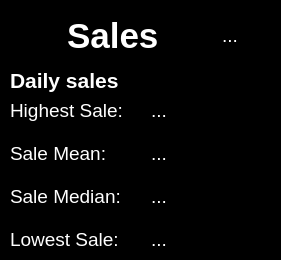
                <widget class="QWidget" name="widget_6" native="true">
                 <property name="minimumSize">
                  <size>
                   <width>261</width>
                   <height>131</height>
                  </size>
                 </property>
                 <property name="styleSheet">
                  <string notr="true">QWidget{
	background-color: black;
	border-radius: 10px;
}

</string>
                 </property>
                 <widget class="QWidget" name="">
                  <property name="geometry">
                   <rect>
                    <x>10</x>
                    <y>10</y>
                    <width>262</width>
                    <height>241</height>
                   </rect>
                  </property>
                  <layout class="QVBoxLayout" name="verticalLayout_20">
                   <item>
                    <layout class="QHBoxLayout" name="horizontalLayout_25">
                     <item>
                      <widget class="QLabel" name="label_28">
                       <property name="minimumSize">
                        <size>
                         <width>51</width>
                         <height>51</height>
                        </size>
                       </property>
                       <property name="maximumSize">
                        <size>
                         <width>51</width>
                         <height>51</height>
                        </size>
                       </property>
                       <property name="styleSheet">
                        <string notr="true">border: none;
background-color: none;</string>
                       </property>
                       <property name="text">
                        <string/>
                       </property>
                       <property name="pixmap">
                        <pixmap>../assets/icon/graph_13601119.png</pixmap>
                       </property>
                       <property name="scaledContents">
                        <bool>true</bool>
                       </property>
                      </widget>
                     </item>
                     <item>
                      <widget class="QLabel" name="label_29">
                       <property name="minimumSize">
                        <size>
                         <width>140</width>
                         <height>41</height>
                        </size>
                       </property>
                       <property name="font">
                        <font>
                         <family>Helvetica Neue</family>
                         <pointsize>26</pointsize>
                         <weight>75</weight>
                         <bold>true</bold>
                        </font>
                       </property>
                       <property name="styleSheet">
                        <string notr="true">color: White;
border: none;
background-color: none</string>
                       </property>
                       <property name="text">
                        <string>Sales</string>
                       </property>
                      </widget>
                     </item>
                     <item>
                      <widget class="QLabel" name="dashboard_total_sales_label">
                       <property name="minimumSize">
                        <size>
                         <width>50</width>
                         <height>0</height>
                        </size>
                       </property>
                       <property name="maximumSize">
                        <size>
                         <width>40</width>
                         <height>16777215</height>
                        </size>
                       </property>
                       <property name="font">
                        <font>
                         <pointsize>14</pointsize>
                        </font>
                       </property>
                       <property name="styleSheet">
                        <string notr="true">color: white; border: none; background-color: none;</string>
                       </property>
                       <property name="text">
                        <string>...</string>
                       </property>
                      </widget>
                     </item>
                    </layout>
                   </item>
                   <item>
                    <widget class="QLabel" name="label_35">
                     <property name="font">
                      <font>
                       <pointsize>16</pointsize>
                       <weight>75</weight>
                       <bold>true</bold>
                      </font>
                     </property>
                     <property name="styleSheet">
                      <string notr="true">color: white; border: none; background-color: none;</string>
                     </property>
                     <property name="text">
                      <string>Daily sales</string>
                     </property>
                    </widget>
                   </item>
                   <item>
                    <layout class="QVBoxLayout" name="verticalLayout_19">
                     <property name="spacing">
                      <number>20</number>
                     </property>
                     <item>
                      <layout class="QHBoxLayout" name="horizontalLayout_27">
                       <item>
                        <widget class="QLabel" name="label_32">
                         <property name="minimumSize">
                          <size>
                           <width>120</width>
                           <height>0</height>
                          </size>
                         </property>
                         <property name="font">
                          <font>
                           <pointsize>14</pointsize>
                          </font>
                         </property>
                         <property name="styleSheet">
                          <string notr="true">color: white; border: none; background-color: none;</string>
                         </property>
                         <property name="text">
                          <string>Highest Sale:</string>
                         </property>
                        </widget>
                       </item>
                       <item>
                        <widget class="QLabel" name="dashboard_highest_sale_label">
                         <property name="minimumSize">
                          <size>
                           <width>120</width>
                           <height>0</height>
                          </size>
                         </property>
                         <property name="font">
                          <font>
                           <pointsize>14</pointsize>
                          </font>
                         </property>
                         <property name="styleSheet">
                          <string notr="true">color: white; border: none; background-color: none;</string>
                         </property>
                         <property name="text">
                          <string>...</string>
                         </property>
                        </widget>
                       </item>
                      </layout>
                     </item>
                     <item>
                      <layout class="QHBoxLayout" name="horizontalLayout_28">
                       <item>
                        <widget class="QLabel" name="label_33">
                         <property name="minimumSize">
                          <size>
                           <width>120</width>
                           <height>0</height>
                          </size>
                         </property>
                         <property name="font">
                          <font>
                           <pointsize>14</pointsize>
                          </font>
                         </property>
                         <property name="styleSheet">
                          <string notr="true">color: white; border: none; background-color: none;</string>
                         </property>
                         <property name="text">
                          <string>Sale Mean:</string>
                         </property>
                        </widget>
                       </item>
                       <item>
                        <widget class="QLabel" name="dashboard_sale_mean_label">
                         <property name="minimumSize">
                          <size>
                           <width>120</width>
                           <height>0</height>
                          </size>
                         </property>
                         <property name="font">
                          <font>
                           <pointsize>14</pointsize>
                          </font>
                         </property>
                         <property name="styleSheet">
                          <string notr="true">color: white; border: none; background-color: none;</string>
                         </property>
                         <property name="text">
                          <string>...</string>
                         </property>
                        </widget>
                       </item>
                      </layout>
                     </item>
                     <item>
                      <layout class="QHBoxLayout" name="horizontalLayout_29">
                       <item>
                        <widget class="QLabel" name="label_34">
                         <property name="minimumSize">
                          <size>
                           <width>120</width>
                           <height>0</height>
                          </size>
                         </property>
                         <property name="font">
                          <font>
                           <pointsize>14</pointsize>
                          </font>
                         </property>
                         <property name="styleSheet">
                          <string notr="true">color: white; border: none; background-color: none;</string>
                         </property>
                         <property name="text">
                          <string>Sale Median:</string>
                         </property>
                        </widget>
                       </item>
                       <item>
                        <widget class="QLabel" name="dashboard_sale_median_label">
                         <property name="minimumSize">
                          <size>
                           <width>120</width>
                           <height>0</height>
                          </size>
                         </property>
                         <property name="font">
                          <font>
                           <pointsize>14</pointsize>
                          </font>
                         </property>
                         <property name="styleSheet">
                          <string notr="true">color: white; border: none; background-color: none;</string>
                         </property>
                         <property name="text">
                          <string>...</string>
                         </property>
                        </widget>
                       </item>
                      </layout>
                     </item>
                     <item>
                      <layout class="QHBoxLayout" name="horizontalLayout_30">
                       <item>
                        <widget class="QLabel" name="label_36">
                         <property name="minimumSize">
                          <size>
                           <width>120</width>
                           <height>0</height>
                          </size>
                         </property>
                         <property name="font">
                          <font>
                           <pointsize>14</pointsize>
                          </font>
                         </property>
                         <property name="styleSheet">
                          <string notr="true">color: white; border: none; background-color: none;</string>
                         </property>
                         <property name="text">
                          <string>Lowest Sale:</string>
                         </property>
                        </widget>
                       </item>
                       <item>
                        <widget class="QLabel" name="dashboard_sale_lowest_label">
                         <property name="minimumSize">
                          <size>
                           <width>120</width>
                           <height>0</height>
                          </size>
                         </property>
                         <property name="font">
                          <font>
                           <pointsize>14</pointsize>
                          </font>
                         </property>
                         <property name="styleSheet">
                          <string notr="true">color: white; border: none; background-color: none;</string>
                         </property>
                         <property name="text">
                          <string>...</string>
                         </property>
                        </widget>
                       </item>
                      </layout>
                     </item>
                    </layout>
                   </item>
                  </layout>
                 </widget>
                </widget>
